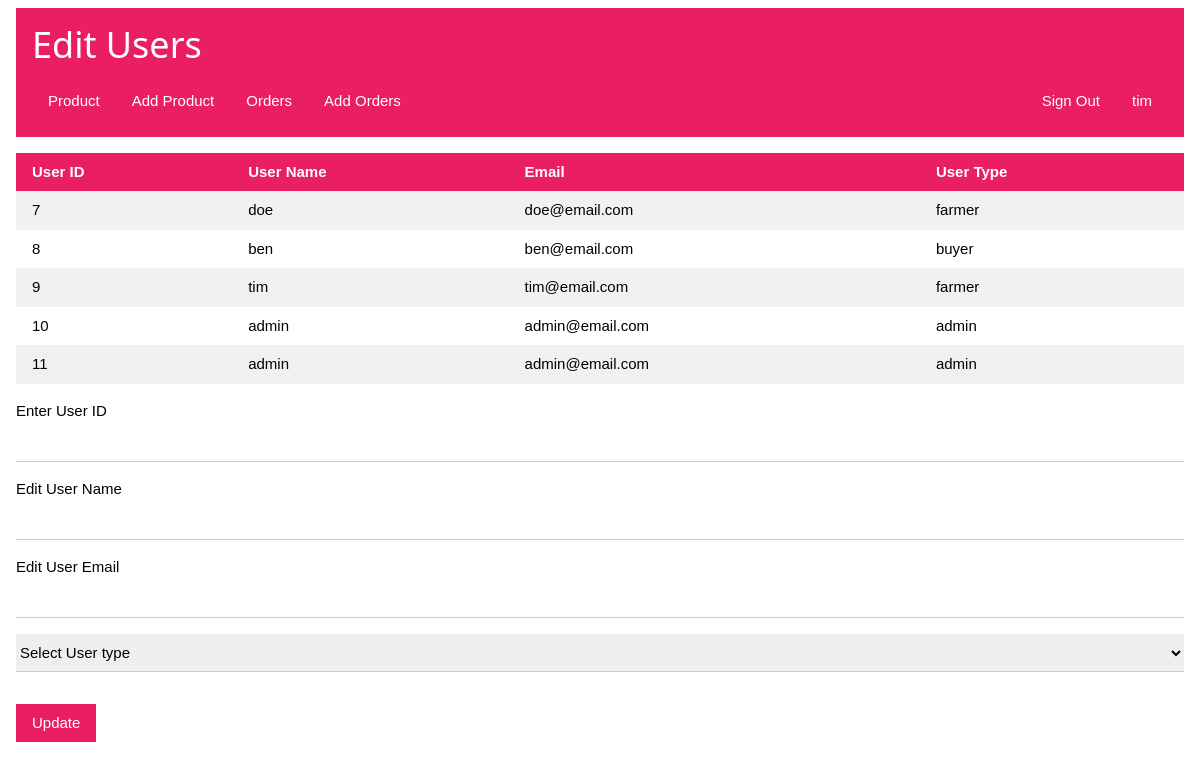
/admin.php (signed in), run on the app's committed database.
### tables this page shows
CREATE TABLE `users` (
  `ID` int(11) NOT NULL,
  `UserName` varchar(20) NOT NULL,
  `Email` varchar(100) NOT NULL,
  `Password` varchar(255) NOT NULL,
  `UserType` varchar(10) NOT NULL
);

### admin.php (the view, shortened to what this page needs)
<?php
require "database.php";
?>
<!DOCTYPE html>
<html lang="en">
<head>
    <link rel="stylesheet" href="./styles/w3.css">
</head>
<body>
    <div class="w3-container w3-row w3-padding">
        <div class="w3-container w3-pink">
            <h1>Edit Users</h1>
            <div class="w3-bar w3-pink w3-margin-bottom">
                <?php
                $user = $_SESSION['user'];
                echo "<span class=\"w3-bar-item w3-right\">{$user}</span>";
                ?>
                <a href="logout.php" class="w3-bar-item w3-button w3-pink w3-hover-pale-red w3-right">Sign Out</a>
                <a href="home.php" class="w3-bar-item w3-button w3-hover-pale-red">Product</a>
                <a href="addproducts.php" class="w3-bar-item w3-button w3-hover-pale-red">Add Product</a>
                <a href="orders.php" class="w3-bar-item w3-button w3-hover-pale-red">Orders</a>
                <a href="addorders.php" class="w3-bar-item w3-button w3-hover-pale-red">Add Orders</a>
            </div>
        </div>
        <div>
            <table class="w3-table w3-margin-top w3-striped w3-margin-bottom">
                <tr class="w3-pink">
                    <th>User ID</th>
                    <th>User Name</th>
                    <th>Email</th>
                    <th>User Type</th>
                </tr>
                <?php
                $query = "SELECT * FROM users";
                $result = mysqli_query($conn, $query);
                if ($result) {
                    if (mysqli_num_rows($result) > 0) {
                        while ($row = mysqli_fetch_assoc($result)) {
                            echo "<tr><td>{$row['ID']}</td>" . "<td>{$row['UserName']}</td>" . "<td>{$row['Email']}</td>" . "<td>{$row['UserType']}</td></tr>";
                        }
                    } else {
                        echo "No Products Found!";
                    }
                }
                ?>
            </table>
        </div>
        <div>
            <form action="admin.php" method="POST" class="w3-margin-top w3-margin-bottom">
                <label for="id">Enter User ID</label>
                <input type="number" name="id" class="w3-input w3-margin-bottom">
                <label for="username">Edit User Name</label>
                <input type="text" name="username" class="w3-input w3-margin-bottom">
                <label for="email">Edit User Email</label>
                <input type="text" name="email" class="w3-input w3-margin-bottom">
                <div class="w3-margin-bottom w3-margin-top">
                    <select name="usertype" class="w3-select">
                        <option value="" disabled selected>Select User type</option>
                    </select>
                </div>
                <button type="submit" class="w3-btn w3-pink w3-margin-top w3-hover-pale-red w3-margin-bottom">Update</button>
            </form>
        </div>
    </div>
</body>
</html>

### styles/w3.css (style rules this page uses)
html { box-sizing: border-box; }
*, *:before, *:after { box-sizing: inherit; }
html { -ms-text-size-adjust: 100%; -webkit-text-size-adjust: 100%; }
body { margin: 0; }
a { background-color: transparent; }
button, input, select, textarea, optgroup { font: inherit; margin: 0; }
button, input { overflow: visible; }
button, select { text-transform: none; }
button, [type="button"], [type="reset"], [type="submit"] { -webkit-appearance: button; }
html, body { font-family: Verdana, sans-serif; font-size: 15px; line-height: 1.5; }
html { overflow-x: hidden; }
h1 { font-size: 36px; }
h1, h2, h3, h4, h5, h6 { font-family: "Segoe UI", Arial, sans-serif; font-weight: 400; margin: 10px 0; }
a { color: inherit; }
.w3-table, .w3-table-all { border-collapse: collapse; border-spacing: 0; width: 100%; display: table; }
.w3-striped tbody tr:nth-child(even) { background-color: #f1f1f1; }
.w3-table td, .w3-table th, .w3-table-all td, .w3-table-all th { padding: 8px 8px; display: table-cell; text-align: left; vertical-align: top; }
.w3-table th:first-child, .w3-table td:first-child, .w3-table-all th:first-child, .w3-table-all td:first-child { padding-left: 16px; }
.w3-btn, .w3-button { border: none; display: inline-block; padding: 8px 16px; vertical-align: middle; overflow: hidden; text-decoration: none; color: inherit; background-color: inherit; text-align: center; cursor: pointer; white-space: nowrap; }
.w3-btn, .w3-button { -webkit-touch-callout: none; -webkit-user-select: none; -khtml-user-select: none; -moz-user-select: none; -ms-user-select: none; user-select: none; }
.w3-input { padding: 8px; display: block; border: none; border-bottom: 1px solid #ccc; width: 100%; }
.w3-select { padding: 9px 0; width: 100%; border: none; border-bottom: 1px solid #ccc; }
.w3-bar { width: 100%; overflow: hidden; }
.w3-bar .w3-bar-item { padding: 8px 16px; float: left; width: auto; border: none; display: block; outline: 0; }
.w3-bar .w3-button { white-space: normal; }
.w3-container:after, .w3-container:before, .w3-panel:after, .w3-panel:before, .w3-row:after, .w3-row:before, .w3-row-padding:after, .w3-row-padding:before, .w3-cell-row:before, .w3-cell-row:after, .w3-clear:after, .w3-clear:before, .w3-bar:before, .w3-bar:after { content: ""; display: table; clear: both; }
.w3-container, .w3-panel { padding: 0.01em 16px; }
.w3-margin-top { margin-top: 16px !important; }
.w3-margin-bottom { margin-bottom: 16px !important; }
.w3-padding { padding: 8px 16px !important; }
.w3-right { float: right !important; }
.w3-pink, .w3-hover-pink:hover { color: #fff !important; background-color: #e91e63 !important; }

### data on the page
users: ID "7", UserName "doe", Email "doe@email.com", UserType "farmer"
users: ID "8", UserName "ben", Email "ben@email.com", UserType "buyer"
users: ID "9", UserName "tim", Email "tim@email.com", UserType "farmer"
users: ID "10", UserName "admin", Email "admin@email.com", UserType "admin"
users: ID "11", UserName "admin", Email "admin@email.com", UserType "admin"

### other printed values
$user "tim"
